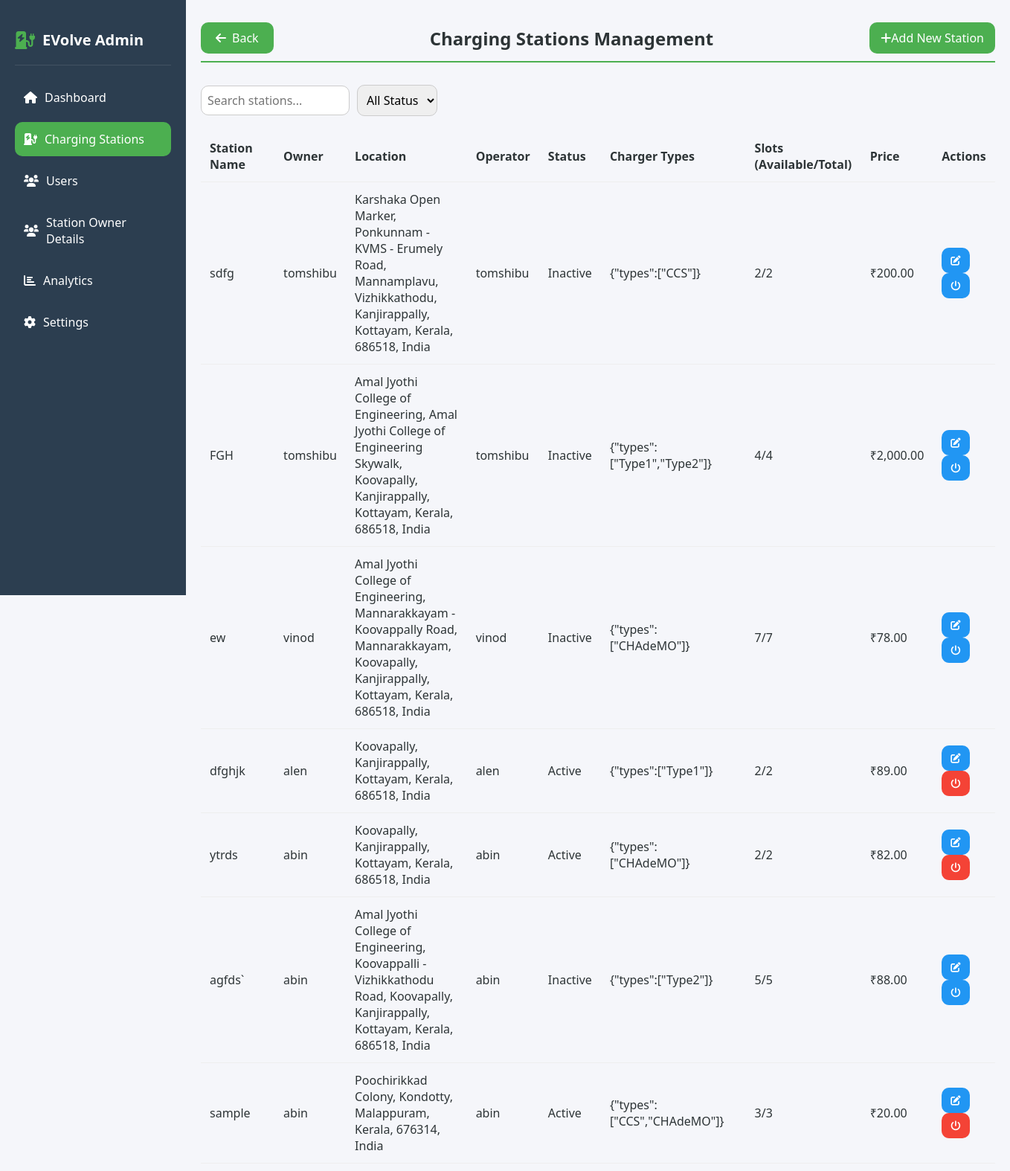
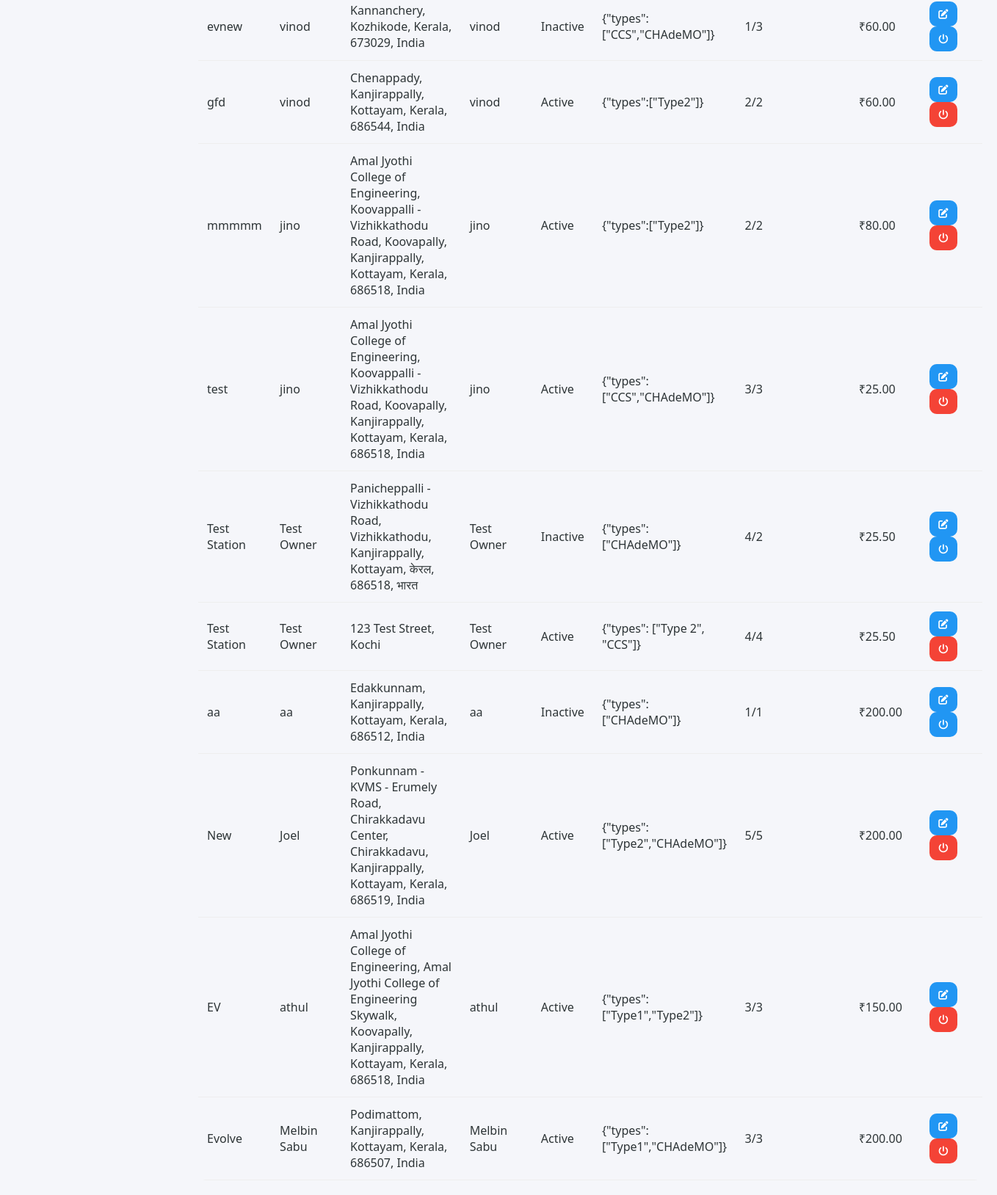
/charging_stations.php (signed in), run on the app's committed database (2 pictures, top to bottom).
### tables this page shows
CREATE TABLE `charging_stations` (
  `station_id` int(11) NOT NULL,
  `owner_name` varchar(100) NOT NULL,
  `name` varchar(100) NOT NULL,
  `location` point NOT NULL,
  `address` varchar(255) NOT NULL,
  `operator_id` int(11) DEFAULT NULL,
  `price` decimal(10,2) NOT NULL DEFAULT 0.00,
  `charger_types` longtext NOT NULL CHECK (json_valid(`charger_types`)),
  `total_slots` int(11) NOT NULL,
  `available_slots` int(11) NOT NULL DEFAULT 0,
  `status` enum('active','inactive','maintenance') DEFAULT 'active',
  `image` varchar(255) DEFAULT NULL,
  `created_at` timestamp NOT NULL DEFAULT current_timestamp(),
  `updated_at` timestamp NOT NULL DEFAULT current_timestamp() ON UPDATE current_timestamp(),
  `price_per_hour` decimal(10,2) NOT NULL DEFAULT 100.00
);

### charging_stations.php (the view, shortened to what this page needs)
<?php
$servername = "localhost";
$username = "root";
$password = "";
$dbname = "evolve1";
$stations = null;
try {
    $conn = mysqli_connect($servername, $username, $password, $dbname);
    $query = "
        SELECT
            cs.*,
            u.username as operator_name,
            ST_X(cs.location) as latitude,
            ST_Y(cs.location) as longitude
        FROM charging_stations cs
        LEFT JOIN tbl_users u ON cs.operator_id = u.user_id
        ORDER BY cs.created_at DESC
    ";
    $stations = mysqli_query($conn, $query);
} catch (Exception $e) {
    $error_message = "Error: " . $e->getMessage();
}
?>
<!DOCTYPE html>
<html lang="en">
<head>
    <link rel="stylesheet" href="https://cdnjs.cloudflare.com/ajax/libs/font-awesome/6.0.0/css/all.min.css">
</head>
<body>
    <div class="dashboard-container">
        <aside class="sidebar">
            <div class="logo">
                <i class="fas fa-charging-station"></i>
                <span class="logo-text">EVolve Admin</span>
            </div>
            <ul class="nav-menu">
                <li class="nav-item">
                    <a href="admindash.php" class="nav-link">
                        <i class="fas fa-home"></i>
                        <span>Dashboard</span>
                    </a>
                </li>
                <li class="nav-item">
                    <a href="charging_stations.php" class="nav-link active">
                        <i class="fas fa-charging-station"></i>
                        <span>Charging Stations</span>
                    </a>
                </li>
                <li class="nav-item">
                    <a href="user_list.php" class="nav-link">
                        <i class="fas fa-users"></i>
                        <span>Users</span>
                    </a>
                </li>
                <li class="nav-item">
                    <a href="station_owner_details.php" class="nav-link">
                        <i class="fas fa-users"></i>
                        <span>Station Owner Details</span>
                    </a>
                </li>
                <li class="nav-item">
                    <a href="#" class="nav-link">
                        <i class="fas fa-chart-bar"></i>
                        <span>Analytics</span>
                    </a>
                </li>
                <li class="nav-item">
                    <a href="#" class="nav-link">
                        <i class="fas fa-cog"></i>
                        <span>Settings</span>
                    </a>
                </li>
            </ul>
        </aside>
        <main class="main-content">
            <div class="header">
                <a href="admindash.php" class="home-btn">
                    <i class="fas fa-arrow-left"></i>
                    Back
                </a>
                <h1 class="page-title">Charging Stations Management</h1>
                <a href="add_station_page.php" class="add-station-btn">
                    <i class="fas fa-plus"></i>
                    Add New Station
                </a>
            </div>
            <div class="filters">
                <input type="text" class="search-input" placeholder="Search stations...">
                <select class="filter-select">
                    <option value="">All Status</option>
                </select>
            </div>
            <div class="stations-table">
                <table>
                    <thead>
                        <tr>
                            <th>Station Name</th>
                            <th>Owner</th>
                            <th>Location</th>
                            <th>Operator</th>
                            <th>Status</th>
                            <th>Charger Types</th>
                            <th>Slots (Available/Total)</th>
                            <th>Price</th>
                            <th>Actions</th>
                        </tr>
                    </thead>
                    <tbody>
                        <?php
                        if ($stations && mysqli_num_rows($stations) > 0):
                            while($station = mysqli_fetch_assoc($stations)):
                        ?>
                            <tr>
                                <td><?php echo htmlspecialchars($station['name'] ?? 'N/A'); ?></td>
                                <td><?php echo htmlspecialchars($station['owner_name'] ?? 'N/A'); ?></td>
                                <td><?php echo htmlspecialchars($station['address'] ?? 'N/A'); ?></td>
                                <td><?php echo htmlspecialchars($station['owner_name'] ?? 'N/A'); ?></td>
                                <td>
                                    <span class="status-badge status-<?php echo strtolower($station['status']); ?>">
                                        <?php echo ucfirst(htmlspecialchars($station['status'])); ?>
                                    </span>
                                </td>
                                <td><?php
                                    $charger_types = $station['charger_types'];
                                    echo !empty($charger_types) ? htmlspecialchars($charger_types) : 'N/A';
                                ?></td>
                                <td><?php echo $station['available_slots'] . '/' . $station['total_slots']; ?></td>
                                <td>₹<?php echo number_format($station['price'], 2); ?></td>
                                <td>
                                    <button class="action-btn edit-btn" onclick="window.location.href='edit_station.php?id=<?php echo htmlspecialchars($station['station_id']); ?>'">
                                        <i class="fas fa-edit"></i>
                                    </button>
                                    <button class="action-btn <?php echo strtolower($station['status']) === 'active' ? 'delete-btn' : 'edit-btn'; ?>"
                                            onclick="toggleStatus(<?php echo htmlspecialchars($station['station_id']); ?>, '<?php echo $station['status']; ?>')">
                                        <i class="fas fa-power-off"></i>
                                    </button>
                                </td>
                            </tr>
                        <?php
                            endwhile;
                        else:
                        ?>
                            <tr>
                                <td colspan="8" style="text-align: center;">No charging stations found</td>
                            </tr>
                        <?php endif; ?>
                    </tbody>
                </table>
            </div>
        </main>
    </div>
</body>
</html>

### charging_stations.php (style rules this page uses)
:root { --primary-color: #4CAF50; --secondary-color: #2C3E50; --background-color: #f5f6fa; --card-bg: #ffffff; --text-color: #2d3436; --border-radius: 10px; --shadow: 0 4px 10px rgba(0, 0, 0, 0.2); }
* { margin: 0; padding: 0; box-sizing: border-box; font-family: 'Segoe UI', sans-serif; }
body { background-color: var(--background-color); color: var(--text-color); }
.dashboard-container { display: flex; min-height: 100vh; }
.sidebar { width: 250px; background-color: var(--secondary-color); color: white; padding: 20px; position: fixed; height: 100vh; transition: all 0.3s ease; }
.logo { display: flex; align-items: center; gap: 10px; padding: 20px 0; border-bottom: 1px solid rgba(255, 255, 255, 0.1); margin-bottom: 20px; }
.logo i { font-size: 24px; color: var(--primary-color); }
.logo-text { font-size: 20px; font-weight: bold; }
.nav-menu { list-style: none; }
.nav-item { margin-bottom: 10px; }
.nav-link { display: flex; align-items: center; gap: 10px; padding: 12px; color: white; text-decoration: none; border-radius: var(--border-radius); transition: all 0.3s ease; }
.nav-link:hover, .nav-link.active { background-color: var(--primary-color); }
.main-content { flex: 1; margin-left: 250px; padding: 20px; }
.header { display: flex; justify-content: space-between; align-items: center; margin-bottom: 30px; padding: 10px 0; border-bottom: 2px solid var(--primary-color); }
.page-title { font-size: 24px; font-weight: bold; color: var(--text-color); }
.add-station-btn { display: inline-flex; align-items: center; background-color: var(--primary-color); color: white; padding: 10px 15px; border-radius: var(--border-radius); text-decoration: none; transition: background-color 0.3s ease; }
.filters { display: flex; align-items: center; gap: 10px; margin-bottom: 20px; }
.search-input { border: 1px solid #ccc; border-radius: var(--border-radius); padding: 8px; font-size: 16px; width: 200px; }
.filter-select { padding: 8px; border-radius: var(--border-radius); border: 1px solid #ccc; font-size: 16px; }
table { width: 100%; border-collapse: collapse; border-radius: var(--border-radius); overflow: hidden; }
th, td { padding: 12px; text-align: left; border-bottom: 1px solid #eee; transition: background-color 0.3s; }
.action-btn { padding: 8px 12px; border: none; border-radius: var(--border-radius); cursor: pointer; transition: all 0.3s ease; font-weight: bold; }
.edit-btn { background-color: #2196f3; color: white; }
.delete-btn { background-color: #f44336; color: white; }
.home-btn { display: flex; align-items: center; gap: 8px; padding: 10px 20px; background-color: var(--primary-color); color: white; text-decoration: none; border-radius: var(--border-radius); transition: background-color 0.3s ease; }

### data on the page
charging_stations: name "sdfg", owner_name "tomshibu", address "Karshaka Open Marker, Ponkunnam - KVMS - Erumely Road, Mannamplavu, Vizhikkathodu, Kanjirappally, Kottayam, Kerala, 686518, India", status "Inactive", charger_types "{\"types\":[\"CCS\"]}", available_slots "2", total_slots "2", price "200.00"
charging_stations: name "FGH", owner_name "tomshibu", address "Amal Jyothi College of Engineering, Amal Jyothi College of Engineering Skywalk, Koovapally, Kanjirappally, Kottayam, Kerala, 686518, India", status "Inactive", charger_types "{\"types\":[\"Type1\",\"Type2\"]}", available_slots "4", total_slots "4", price "2,000.00"
charging_stations: name "ew", owner_name "vinod", address "Amal Jyothi College of Engineering, Mannarakkayam - Koovappally Road, Mannarakkayam, Koovapally, Kanjirappally, Kottayam, Kerala, 686518, India", status "Inactive", charger_types "{\"types\":[\"CHAdeMO\"]}", available_slots "7", total_slots "7", price "78.00"
charging_stations: name "dfghjk", owner_name "alen", address "Koovapally, Kanjirappally, Kottayam, Kerala, 686518, India", status "Active", charger_types "{\"types\":[\"Type1\"]}", available_slots "2", total_slots "2", price "89.00"
charging_stations: name "ytrds", owner_name "abin", address "Koovapally, Kanjirappally, Kottayam, Kerala, 686518, India", status "Active", charger_types "{\"types\":[\"CHAdeMO\"]}", available_slots "2", total_slots "2", price "82.00"
charging_stations: name "agfds`", owner_name "abin", address "Amal Jyothi College of Engineering, Koovappalli - Vizhikkathodu Road, Koovapally, Kanjirappally, Kottayam, Kerala, 686518, India", status "Inactive", charger_types "{\"types\":[\"Type2\"]}", available_slots "5", total_slots "5", price "88.00"
charging_stations: name "sample", owner_name "abin", address "Poochirikkad Colony, Kondotty, Malappuram, Kerala, 676314, India", status "Active", charger_types "{\"types\":[\"CCS\",\"CHAdeMO\"]}", available_slots "3", total_slots "3", price "20.00"
charging_stations: name "evnew", owner_name "vinod", address "Kannanchery, Kozhikode, Kerala, 673029, India", status "Inactive", charger_types "{\"types\":[\"CCS\",\"CHAdeMO\"]}", available_slots "1", total_slots "3", price "60.00"
charging_stations: name "gfd", owner_name "vinod", address "Chenappady, Kanjirappally, Kottayam, Kerala, 686544, India", status "Active", charger_types "{\"types\":[\"Type2\"]}", available_slots "2", total_slots "2", price "60.00"
charging_stations: name "mmmmm", owner_name "jino", address "Amal Jyothi College of Engineering, Koovappalli - Vizhikkathodu Road, Koovapally, Kanjirappally, Kottayam, Kerala, 686518, India", status "Active", charger_types "{\"types\":[\"Type2\"]}", available_slots "2", total_slots "2", price "80.00"
charging_stations: name "test", owner_name "jino", address "Amal Jyothi College of Engineering, Koovappalli - Vizhikkathodu Road, Koovapally, Kanjirappally, Kottayam, Kerala, 686518, India", status "Active", charger_types "{\"types\":[\"CCS\",\"CHAdeMO\"]}", available_slots "3", total_slots "3", price "25.00"
charging_stations: name "Test Station", owner_name "Test Owner", address "Panicheppalli - Vizhikkathodu Road, Vizhikkathodu, Kanjirappally, Kottayam, केरल, 686518, भारत", status "Inactive", charger_types "{\"types\":[\"CHAdeMO\"]}", available_slots "4", total_slots "2", price "25.50"
charging_stations: name "Test Station", owner_name "Test Owner", address "123 Test Street, Kochi", status "Active", charger_types "{\"types\": [\"Type 2\", \"CCS\"]}", available_slots "4", total_slots "4", price "25.50"
charging_stations: name "aa", owner_name "aa", address "Edakkunnam, Kanjirappally, Kottayam, Kerala, 686512, India", status "Inactive", charger_types "{\"types\":[\"CHAdeMO\"]}", available_slots "1", total_slots "1", price "200.00"
charging_stations: name "New", owner_name "Joel", address "Ponkunnam - KVMS - Erumely Road, Chirakkadavu Center, Chirakkadavu, Kanjirappally, Kottayam, Kerala, 686519, India", status "Active", charger_types "{\"types\":[\"Type2\",\"CHAdeMO\"]}", available_slots "5", total_slots "5", price "200.00"
charging_stations: name "EV", owner_name "athul", address "Amal Jyothi College of Engineering, Amal Jyothi College of Engineering Skywalk, Koovapally, Kanjirappally, Kottayam, Kerala, 686518, India", status "Active", charger_types "{\"types\":[\"Type1\",\"Type2\"]}", available_slots "3", total_slots "3", price "150.00"
charging_stations: name "Evolve", owner_name "Melbin Sabu", address "Podimattom, Kanjirappally, Kottayam, Kerala, 686507, India", status "Active", charger_types "{\"types\":[\"Type1\",\"CHAdeMO\"]}", available_slots "3", total_slots "3", price "200.00"
